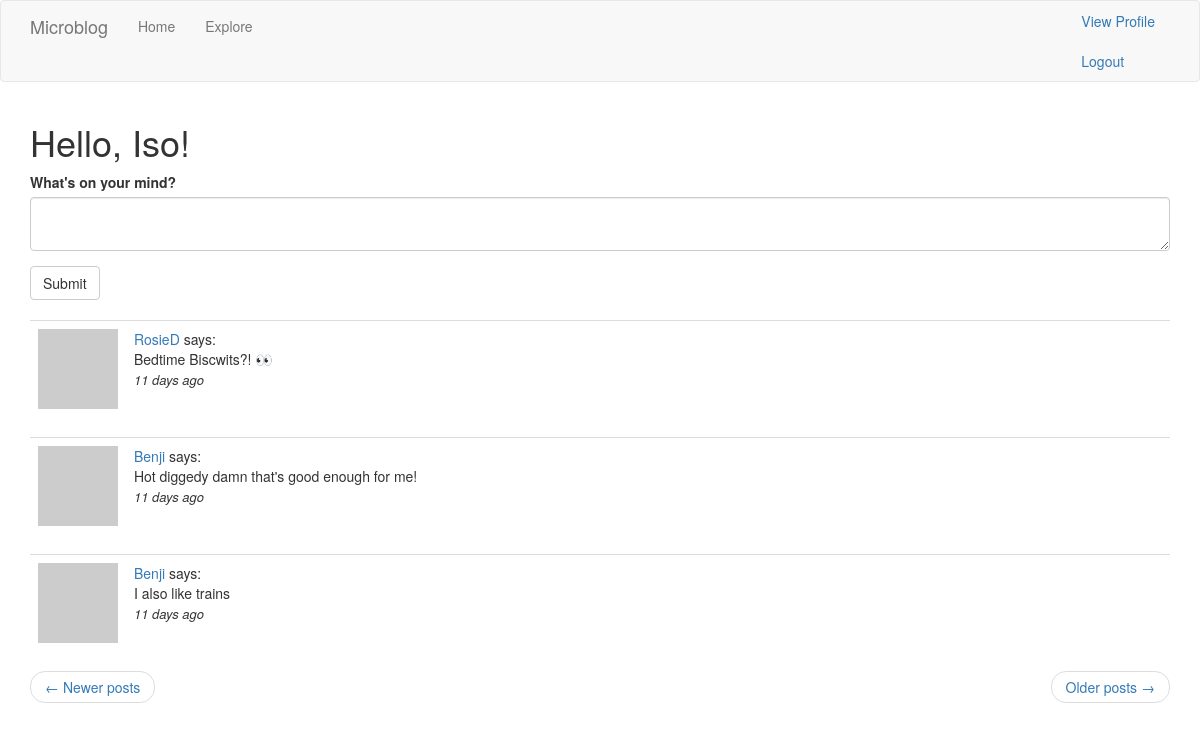
The app's page /index?page=2 (signed in) with its own data.
### app/models.py (models this page shows, shortened)
class User(UserMixin, db.Model):
    id = db.Column(db.Integer, primary_key=True)
    username = db.Column(db.String(64), index=True, unique=True)
    email = db.Column(db.String(120), index=True, unique=True)
    password_hash = db.Column(db.String(128))
    posts = db.relationship('Post', backref='author', lazy='dynamic')
    about_me = db.Column(db.String(140))
    last_seen = db.Column(db.DateTime, default=datetime.utcnow)
    followed = db.relationship(
        'User', secondary=followers,
        primaryjoin=(followers.c.follower_id == id),
        secondaryjoin=(followers.c.followed_id == id),
        backref=db.backref('followers', lazy='dynamic'), lazy='dynamic'
    )
    def avatar(self, size):
        digest = md5(self.email.lower().encode('utf-8')).hexdigest()
        return f'https://www.gravatar.com/avatar/{digest}?d=identicon&s={size}'
    def followed_posts(self):
        followed_posts = Post.query.join(  # used to join Posts table to followers table
            followers, (followers.c.followed_id == Post.user_id)).filter(  # filtered so follower_id is user_id
            followers.c.follower_id == self.id)
        own_posts = Post.query.filter_by(  # filtered so post's user_id is user_id
            user_id=self.id)
        return followed_posts.union(own_posts).order_by(Post.timestamp.desc())

class Post(db.Model):
    id = db.Column(db.Integer, primary_key=True)
    body = db.Column(db.String(140))
    timestamp = db.Column(db.DateTime, index=True, default=datetime.utcnow)
    user_id = db.Column(db.Integer, db.ForeignKey('user.id'))

### app/routes.py (the view)
@app.route('/', methods=['GET', 'POST'])
@app.route('/index', methods=['GET', 'POST'])
@login_required
def index():
    form = PostForm()
    if form.validate_on_submit():
        post = Post(body=form.post.data, author=current_user)
        db.session.add(post)
        db.session.commit()
        flash('Your post is now live!')
        return redirect(url_for('index'))
    page = request.args.get(key='page', default=1, type=int)
    posts = current_user.followed_posts().paginate(
        page=page, per_page=app.config['POSTS_PER_PAGE'], error_out=False
    )
    next_url = url_for('index', page=posts.next_num) if posts.has_next else None
    prev_url = url_for('index', page=posts.prev_num) if posts.has_prev else None
    return render_template('index.html', title='Home', form=form, posts=posts.items,
                           next_url=next_url, prev_url=prev_url)

### app/forms.py
class PostForm(FlaskForm):
    post = TextAreaField("What's on your mind?", validators=[DataRequired(), Length(min=1, max=140)])
    submit = SubmitField()

### app/models.py (called while the page is built)
@login.user_loader
def load_user(id):
    return User.query.get(int(id))

### app/routes.py (called while the page is built)
@app.before_request
def before_request():
    if current_user.is_authenticated:
        current_user.last_seen = datetime.utcnow()
        db.session.commit()

### app/templates/index.html
{% extends "base.html" %}
{% import 'bootstrap/wtf.html' as wtf %}
{% block app_content %}
    <h1>Hello, {{current_user.username}}!</h1>
    {% if form %}
    {{ wtf.quick_form(form) }}
    <br>
    {% endif %}
    {% for post in posts %}
        {% include '_post.html' %}
    {% endfor %}
    <nav aria-label="...">
        <ul class="pager">
            <li class="previous{% if not prev_url %} disabled{% endif %}">
                <a href="{{ prev_url or '#' }}">
                    <span aria-hidden="true">&larr;</span> Newer posts
                </a>
            </li>
            <li class="next{% if not next_url %} disabled{%endif%}">
                <a href="{{ next_url or '#' }}">
                    Older posts <span aria-hidden="true">&rarr;</span>
                </a>
            </li>
        </ul>
    </nav>
{% endblock %}

### app/templates/_post.html
<table class="table table-hover">
    <tr>
        <td width="70px">
            <a href="{{ url_for('user', username=post.author.username) }}">
                <img src="{{ post.author.avatar(70) }}">
            </a>
        </td>
        <td>
            <a href="{{ url_for('user', username=post.author.username) }}">
                {{ post.author.username }}
            </a>
            says:<br>
            {{ post.body }} <br>
            <i style="font-size: small">{{ moment(post.timestamp).fromNow() }}</i>
        </td>
    </tr>
</table>

### records on screen
User: username "Iso"
Post: author.username "RosieD", body "Bedtime Biscwits?! 👀", timestamp "11 days ago"
Post: author.username "Benji", body "Hot diggedy damn that's good enough for me!", timestamp "11 days ago"
Post: author.username "Benji", body "I also like trains", timestamp "11 days ago"
